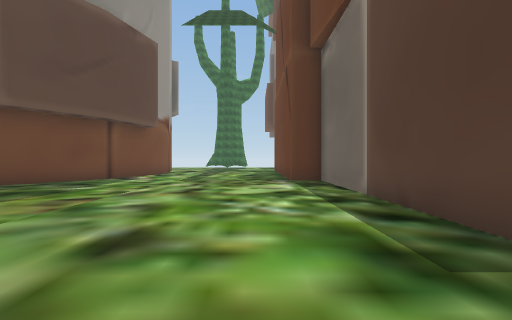
View 1 (above)

22 first-person views from a walk through a Unity game level. The camera is 1.5 m above the floor, looks level and sees 90° across. The floor is counted in squares, 2 m on a side. Each view is taken from the middle of a square. On the plan, view 1 faces up. The plan holds only what a view shows up to about 9 squares ahead; the rest is blank. The place goes on beyond the plan. Some surface patterns are stand-ins.

View 2
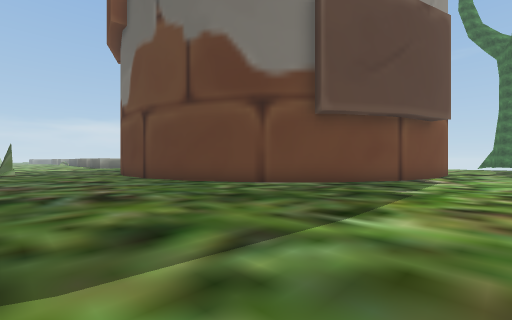

View 3
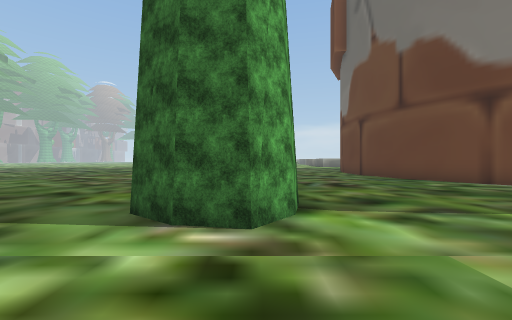

View 4
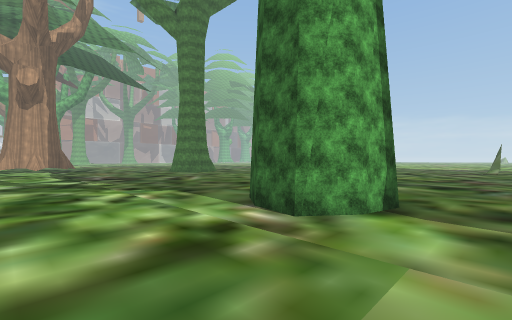

View 5
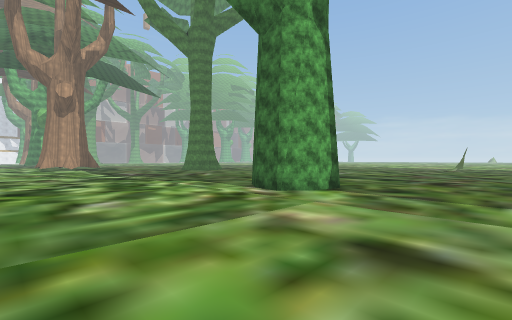

View 6
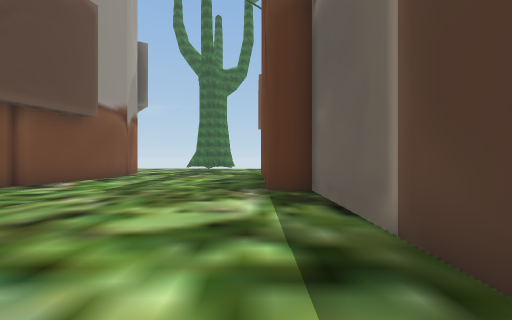

View 7
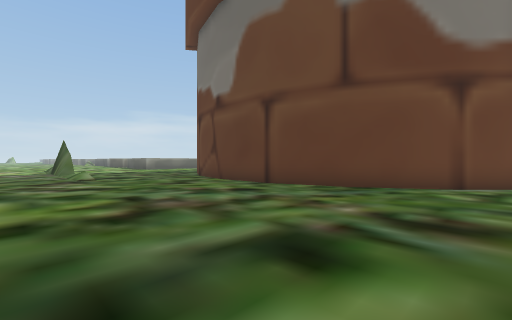

View 8
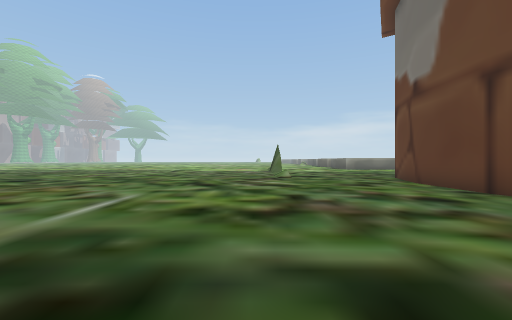

View 9
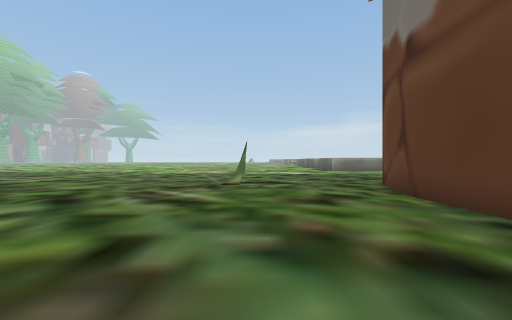

View 10
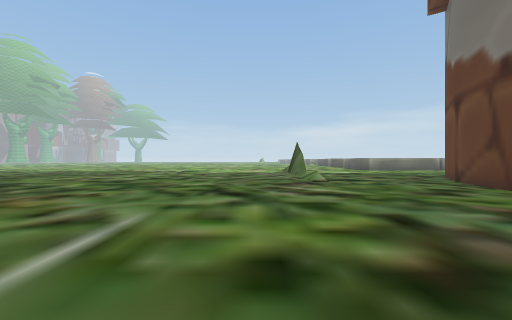

View 11
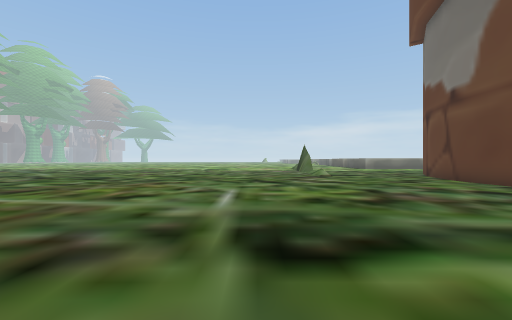

View 12
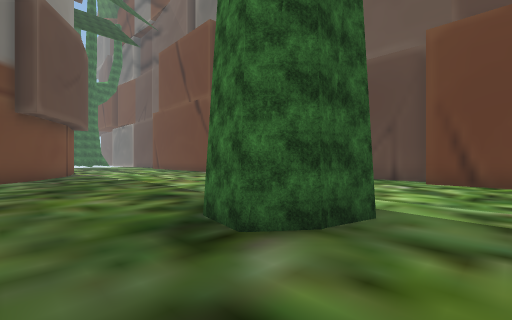

View 13
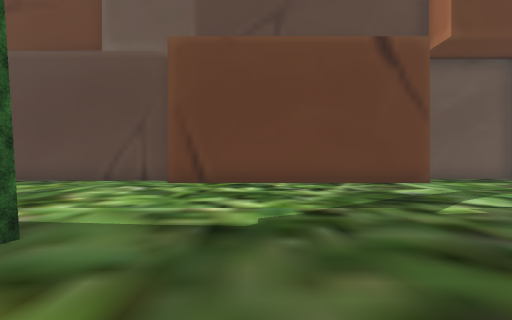

View 14
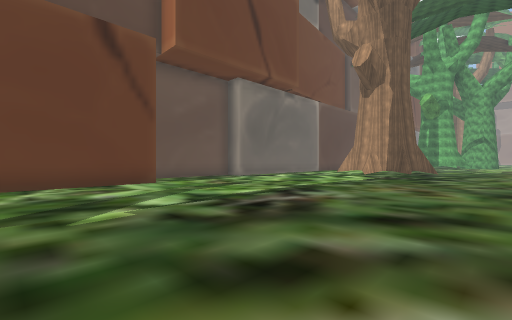

View 15
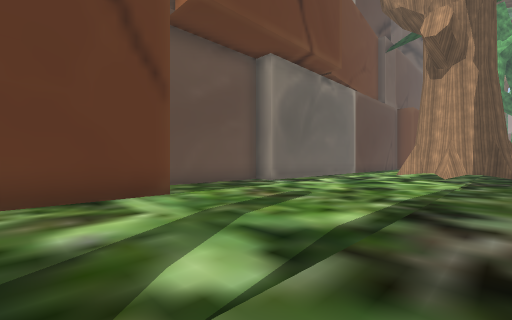

View 16
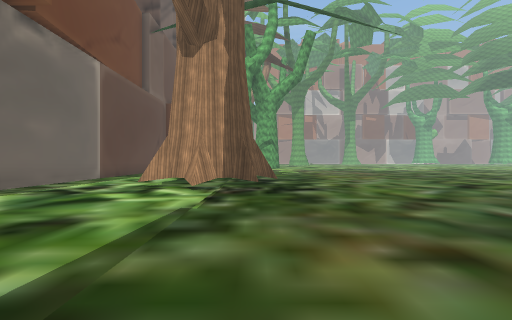

View 17
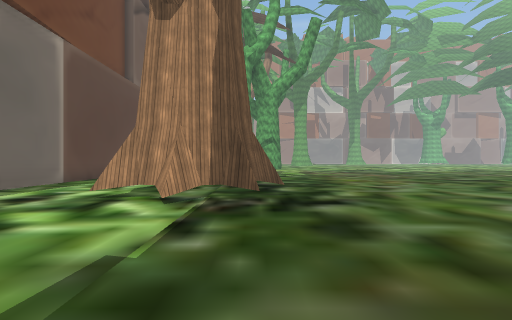

View 18
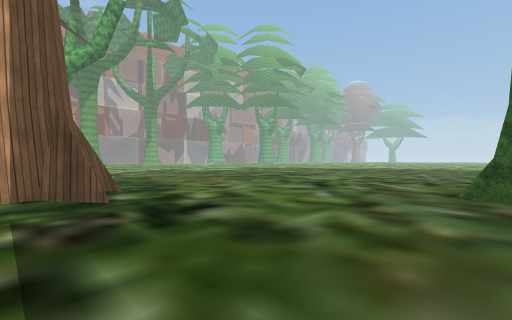

View 19
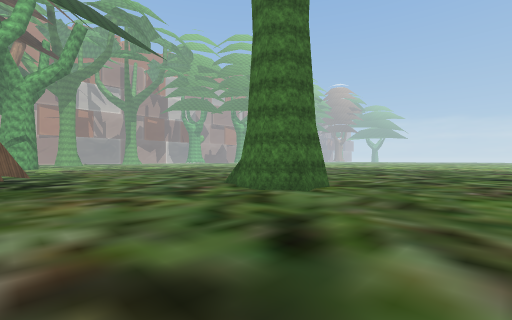

View 20
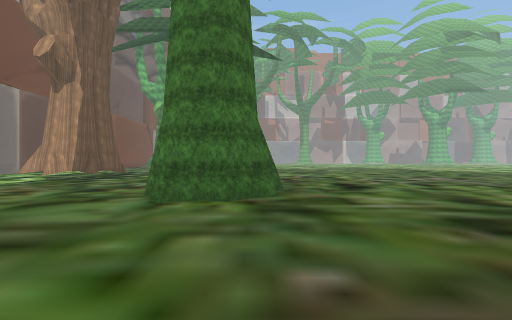

View 21
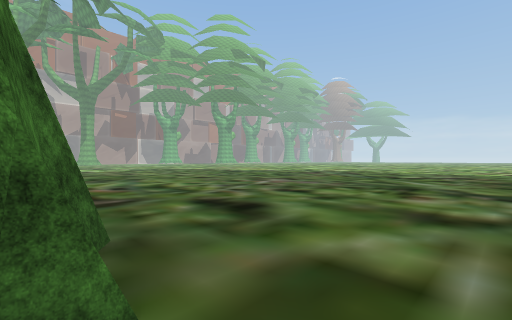

View 22
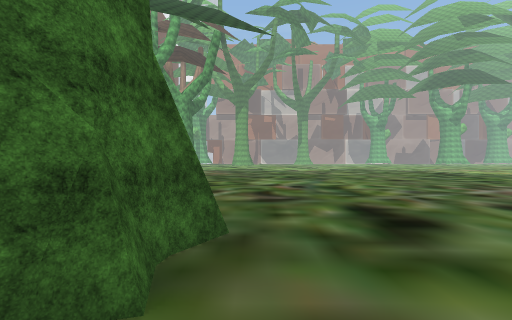

### Floor plan
Points are (right, up) in squares from view 1. A wall is a line through its corners. A room is listed if a view was taken in it or the views show most of it. See-through windows are left out.
Room 1 (views 1, 2, 3, 4, 5, 6, 7, 8, 9, 10, 11, 12, 13, 14, 15, 16, 17, 18, 19, 20, 21, 22)
walls: (-10, -12.8) (-9.2, -12.5) (-9.3, -13) (-8.7, -13.5) (-8.8, -14.4) (-9.6, -15.3); (-8.9, -13.5) (-9.1, -14.6); (-9.2, -14) (-9.2, -14.5); (-11.2, -14.1) (-11.1, -13.5) (-10.4, -12.7) (-9.4, -12.9); (-5.6, -0.3) (-4.5, -0.5) (-3.8, -1) (-4, -2) (-4.6, -2.7) (-5.6, -2.5) (-6.2, -2) (-6, -1); (-11.6, -14.7) (-11.2, -14) (-11.4, -13.3) (-10.9, -13.2); (1.3, -10.6) (1.3, -2.1); (-11.2, 4.9) (-13.8, 4.2); (-13.6, 4.2) (-16.4, 4.2); (-4.1, -18.9) (-3.3, -19.1) (-2.9, -19) (-2.4, -18.4) (-2, -19) (-1.5, -19.2); (-8.9, 6.2) (-11.3, 4.8); (-16.2, 4.2) (-18.8, 4.9); (3.2, -13.6) (3.2, -11.5); (-1.7, -19.1) (-0.7, -18.9); (-4.1, -20.3) (-3.9, -19.7); (-4.6, -20.5) (-4, -20.1); (2.4, 2.4) (2.4, 9.4) (1.3, 9.4); (-7.1, 8) (-9, 6.2); (-5.8, 10.3) (-7.2, 7.9); (-5.4, 12) (-5.9, 10.1); (1.3, 9.7) (1.3, 11.2); (2.4, -23) (2.4, -18.4)
low walls: (-9.1, -15) (-9.2, -15.6)

Positions as (right, up) in squares from view 1, and headings:
1: (0, 0), facing up
2: (-3, 0), facing up-left
3: (-1, -1), facing left
4: (-1, 1), facing down-left
5: (1, 3), facing down-left
6: (1, 3), facing up
7: (-8, -2), facing up-left
8: (-8, -1), facing left
9: (-11, 1), facing left
10: (-10, -2), facing left
11: (-7, -3), facing left
12: (-8, -4), facing up-right
13: (-7, -5), facing right
14: (-7, -7), facing down-right
15: (-4, -8), facing down-right
16: (-4, -12), facing down
17: (-4, -14), facing down
18: (-3, -15), facing down-left
19: (-4, -9), facing down-left
20: (-11, -8), facing down
21: (-11, -12), facing down-left
22: (-12, -12), facing down
